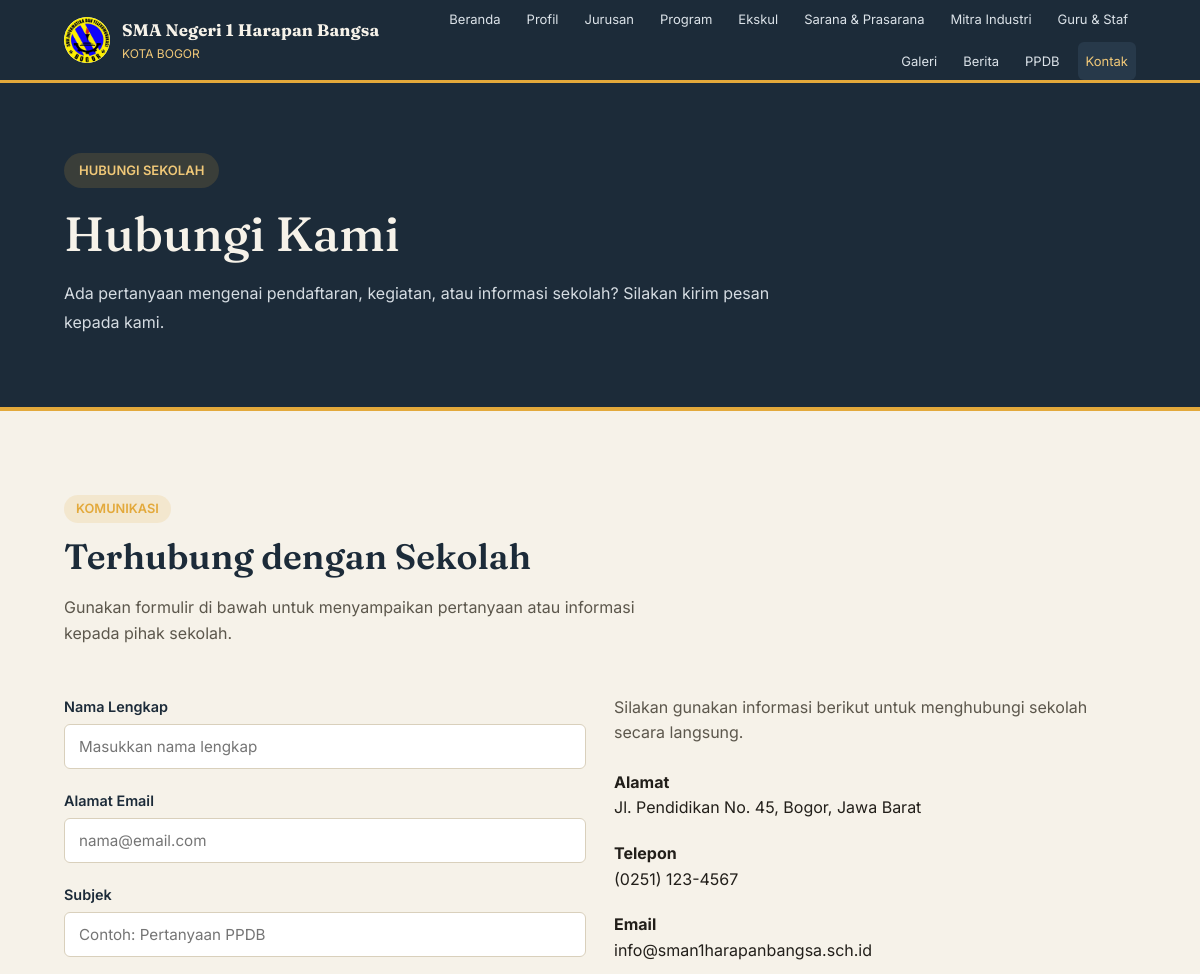
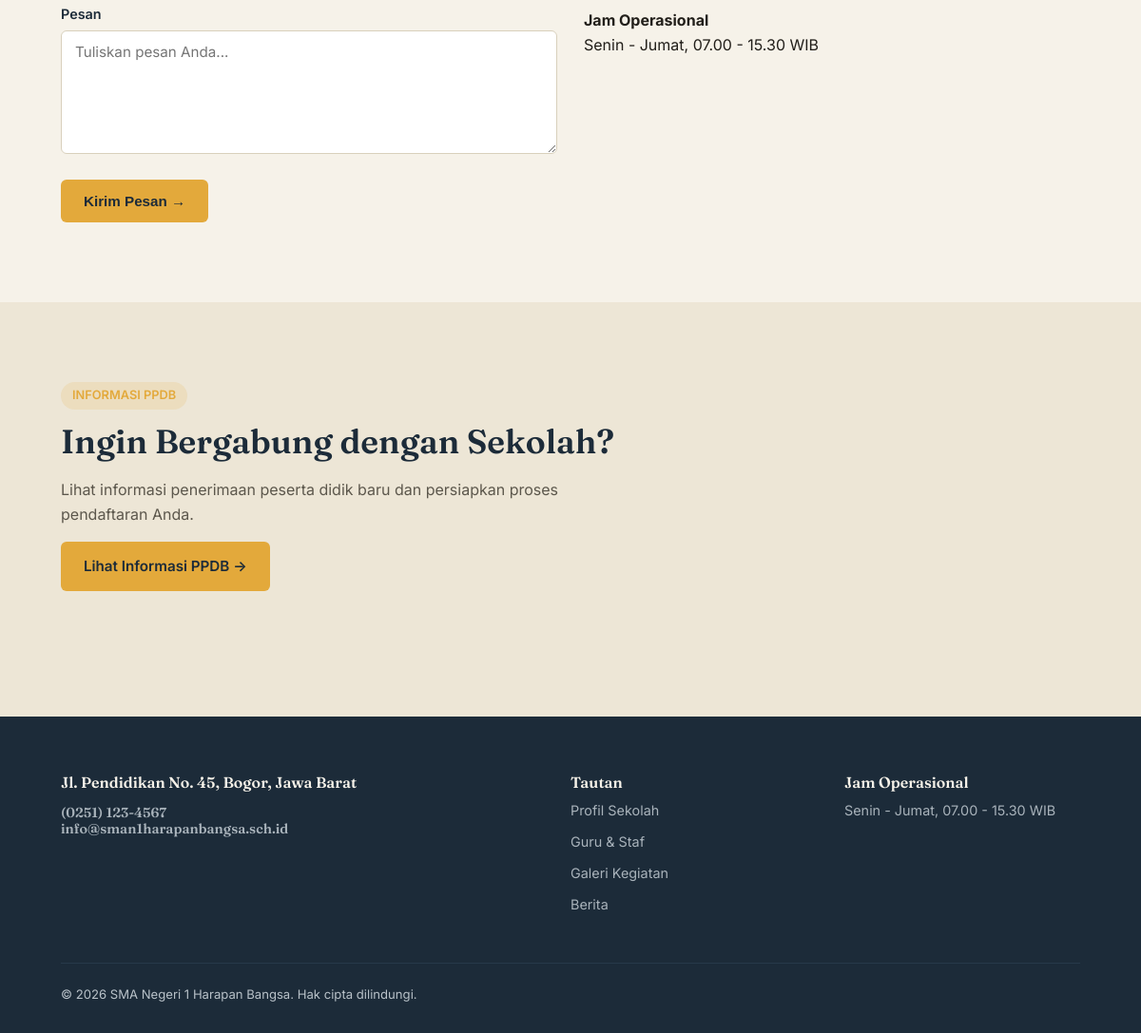
The page /kontak.php on the database its author committed (2 pictures, top to bottom).
### tables this page shows
CREATE TABLE profil_sekolah (
    id INT AUTO_INCREMENT PRIMARY KEY,
    nama_sekolah VARCHAR(150) NOT NULL,
    npsn VARCHAR(50) DEFAULT NULL,
    alamat TEXT,
    telepon VARCHAR(50),
    email VARCHAR(100),
    jam_operasional VARCHAR(150),
    sejarah TEXT,
    visi TEXT,
    misi TEXT,
    logo VARCHAR(255) DEFAULT NULL,
    foto_gedung VARCHAR(255) DEFAULT NULL,
    peta_embed TEXT
);

### kontak.php (the view, shortened to what this page needs)
<?php
require_once __DIR__ . '/config/koneksi.php';
require_once __DIR__ . '/includes/header.php';
require_once __DIR__ . '/includes/navbar.php';
?>
<section class="header-halaman">
    <div class="container">
        <span class="kop">HUBUNGI SEKOLAH</span>
        <h1>Hubungi Kami</h1>
        <p>
            Ada pertanyaan mengenai pendaftaran, kegiatan,
            atau informasi sekolah? Silakan kirim pesan kepada kami.
        </p>
    </div>
</section>
<section class="bagian">
    <div class="container">
        <div class="judul-bagian">
            <span class="kop">KOMUNIKASI</span>
            <h2>Terhubung dengan Sekolah</h2>
            <p>
                Gunakan formulir di bawah untuk menyampaikan
                pertanyaan atau informasi kepada pihak sekolah.
            </p>
        </div>
        <div class="grid-2">
            <div>
                <form
                    class="formulir"
                    method="post"
                    action="<?= BASE_URL ?>/kontak.php"
                >
                    <div class="grup-form">
                        <label for="nama">
                            Nama Lengkap
                        </label>
                        <input
                            type="text"
                            id="nama"
                            name="nama"
                            value="<?= htmlspecialchars($nama ?? '') ?>"
                            placeholder="Masukkan nama lengkap"
                            required
                        >
                    </div>
                    <div class="grup-form">
                        <label for="email">
                            Alamat Email
                        </label>
                        <input
                            type="email"
                            id="email"
                            name="email"
                            value="<?= htmlspecialchars($email ?? '') ?>"
                            placeholder="nama@email.com"
                            required
                        >
                    </div>
                    <div class="grup-form">
                        <label for="subjek">
                            Subjek
                        </label>
                        <input
                            type="text"
                            id="subjek"
                            name="subjek"
                            value="<?= htmlspecialchars($subjek ?? '') ?>"
                            placeholder="Contoh: Pertanyaan PPDB"
                        >
                    </div>
                    <div class="grup-form">
                        <label for="pesan">
                            Pesan
                        </label>
                        <textarea
                            id="pesan"
                            name="pesan"
                            placeholder="Tuliskan pesan Anda..."
                            required
                        ><?= htmlspecialchars($isi ?? '') ?></textarea>
                    </div>
                    <button
                        type="submit"
                        class="tombol tombol-utama"
                    >
                        Kirim Pesan →
                    </button>
                </form>
            </div>
            <div>
                    <p>
                        Silakan gunakan informasi berikut
                        untuk menghubungi sekolah secara langsung.
                    </p>
                    <ul style="list-style:none;padding:0;margin:24px 0 0;">
                        <li style="margin-bottom:20px;">
                            <strong>Alamat</strong><br>
                            <?= nl2br(htmlspecialchars($profil['alamat'] ?? '-')) ?>
                        </li>
                        <li style="margin-bottom:20px;">
                            <strong>Telepon</strong><br>
                            <?= htmlspecialchars($profil['telepon'] ?? '-') ?>
                        </li>
                        <li style="margin-bottom:20px;">
                            <strong>Email</strong><br>
                            <?= htmlspecialchars($profil['email'] ?? '-') ?>
                        </li>
                        <li>
                            <strong>Jam Operasional</strong><br>
                            <?= htmlspecialchars($profil['jam_operasional'] ?? '-') ?>
                        </li>
                    </ul>
                </div>
            </div>
        </div>
</section>
<section class="bagian bagian-kertas-gelap">
    <div class="container">
        <div class="judul-bagian">
            <span class="kop">INFORMASI PPDB</span>
            <h2>Ingin Bergabung dengan Sekolah?</h2>
            <p>
                Lihat informasi penerimaan peserta didik baru
                dan persiapkan proses pendaftaran Anda.
            </p>
            <a
                href="<?= BASE_URL ?>/ppdb.php"
                class="tombol tombol-utama"
            >
                Lihat Informasi PPDB →
            </a>
        </div>
    </div>
</section>
<?php require_once __DIR__ . '/includes/footer.php'; ?>

### includes/navbar.php (shortened to what this page needs)
<?php
$halamanSaatIni = basename($_SERVER['SCRIPT_NAME']);
function aktifJika($file, $halamanSaatIni)
{
    return $file === $halamanSaatIni ? 'aktif' : '';
}
?>
<header class="navbar">
    <div class="container">
        <a
            href="<?= BASE_URL ?>/index.php"
            class="navbar-brand"
        >
            <span class="lambang">
                <img
                    src="<?= BASE_URL ?>/assets/images/logo-sekolah.png"
                    alt="Logo <?= htmlspecialchars($namaSekolah) ?>"
                >
            </span>
            <span class="teks-brand">
                <strong>
                    <?= htmlspecialchars($namaSekolah) ?>
                </strong>
                <span>
                    KOTA BOGOR
                </span>
            </span>
        </a>
        <nav>
            <ul class="navbar-menu">
                <li>
                    <a
                        class="<?= aktifJika('index.php', $halamanSaatIni) ?>"
                        href="<?= BASE_URL ?>/index.php"
                    >
                        Beranda
                    </a>
                </li>
                <li>
                    <a
                        class="<?= aktifJika('profil.php', $halamanSaatIni) ?>"
                        href="<?= BASE_URL ?>/profil.php"
                    >
                        Profil
                    </a>
                </li>
                <li>
                    <a
                        class="<?= aktifJika('jurusan.php', $halamanSaatIni) ?>"
                        href="<?= BASE_URL ?>/jurusan.php"
                    >
                        Jurusan
                    </a>
                </li>
                <li>
                    <a
                        class="<?= aktifJika('program.php', $halamanSaatIni) ?>"
                        href="<?= BASE_URL ?>/program.php"
                    >
                        Program
                    </a>
                </li>
<li>
    <a
        class="<?= aktifJika('ekskul.php', $halamanSaatIni) ?>"
        href="<?= BASE_URL ?>/ekskul.php"
    >
        Ekskul
    </a>
</li>
<li>
    <a
        class="<?= aktifJika('sarana-prasarana.php', $halamanSaatIni) ?>"
        href="<?= BASE_URL ?>/sarana-prasarana.php"
    >
        Sarana & Prasarana
    </a>
</li>
<li>
    <a
        class="<?= aktifJika('mitra-industri.php', $halamanSaatIni) ?>"
        href="<?= BASE_URL ?>/mitra-industri.php"
    >
        Mitra Industri
    </a>
</li>
                <li>
                    <a
                        class="<?= aktifJika('guru.php', $halamanSaatIni) ?>"
                        href="<?= BASE_URL ?>/guru.php"
                    >
                        Guru & Staf
                    </a>
                </li>
                <li>
                    <a
                        class="<?= aktifJika('galeri.php', $halamanSaatIni) ?>"
                        href="<?= BASE_URL ?>/galeri.php"
                    >
                        Galeri
                    </a>
                </li>
                <li>
                    <a
                        class="<?= aktifJika('berita.php', $halamanSaatIni) ?> <?= aktifJika('berita_detail.php', $halamanSaatIni) ?>"
                        href="<?= BASE_URL ?>/berita.php"
                    >
                        Berita
                    </a>
                </li>
                <li>
                    <a
                        class="<?= aktifJika('ppdb.php', $halamanSaatIni) ?>"
                        href="<?= BASE_URL ?>/ppdb.php"
                    >
                        PPDB
                    </a>
                </li>
                <li>
                    <a
                        class="<?= aktifJika('kontak.php', $halamanSaatIni) ?>"
                        href="<?= BASE_URL ?>/kontak.php"
                    >
                        Kontak
                    </a>
                </li>
            </ul>
        </nav>
    </div>
</header>

### includes/footer.php (shortened to what this page needs)
<footer class="footer">
  <div class="container">
    <div class="grid-footer">
      <div>
        <h4<?php
$namaSekolah = $namaSekolah ?? 'SMK Infokom Kota Bogor';
?>
        <p><?= nl2br(htmlspecialchars($profil['alamat'] ?? '')) ?></p>
        <p>
          <?= htmlspecialchars($profil['telepon'] ?? '') ?><br>
          <?= htmlspecialchars($profil['email'] ?? '') ?>
        </p>
      </div>
      <div>
        <h4>Tautan</h4>
        <ul>
          <li><a href="<?= BASE_URL ?>/profil.php">Profil Sekolah</a></li>
          <li><a href="<?= BASE_URL ?>/guru.php">Guru & Staf</a></li>
          <li><a href="<?= BASE_URL ?>/galeri.php">Galeri Kegiatan</a></li>
          <li><a href="<?= BASE_URL ?>/berita.php">Berita</a></li>
        </ul>
      </div>
      <div>
        <h4>Jam Operasional</h4>
        <p><?= htmlspecialchars($profil['jam_operasional'] ?? '') ?></p>
      </div>
    </div>
    <div class="footer-bawah">
      <span>&copy; <?= date('Y') ?> <?= htmlspecialchars($namaSekolah) ?>. Hak cipta dilindungi.</span>
  </div>
</footer>
</body>
</html>

### rows shown on the page
profil_sekolah: nama_sekolah "SMA Negeri 1 Harapan Bangsa", alamat "Jl. Pendidikan No. 45, Bogor, Jawa Barat", telepon "(0251) 123-4567", email "info@sman1harapanbangsa.sch.id", jam_operasional "Senin - Jumat, 07.00 - 15.30 WIB"

### other values the page prints
$namaSekolah "SMA Negeri 1 Harapan Bangsa"
